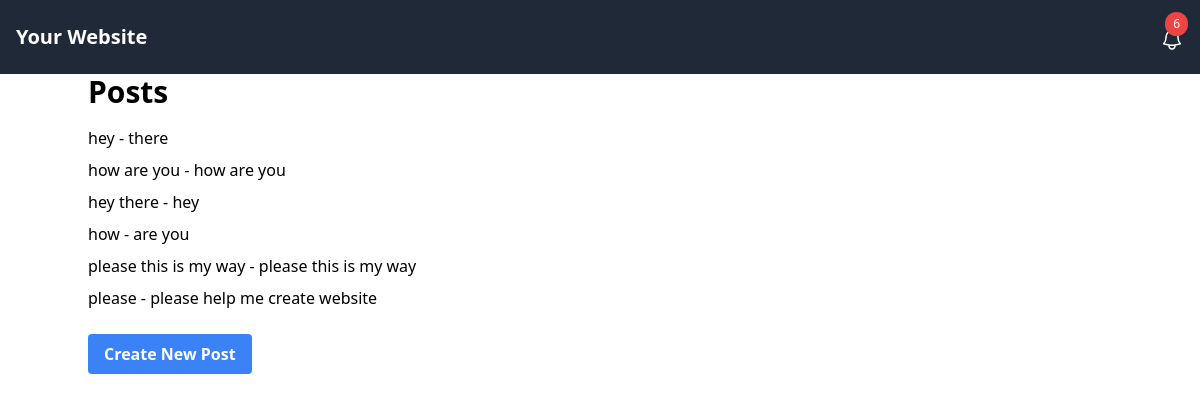
Screenshot of / (signed in) with the database file from the repository.
### core/models.py (models this page shows, shortened)
class Post(models.Model):
    creator = models.ForeignKey(Creator,on_delete = models.CASCADE)
    title = models.CharField(max_length = 200 )
    desc = models.TextField()

### core/views.py (the view)
# urls.py: path('', views.post_list, name='post_list'),
def post_list(request):
    posts = Post.objects.all()
    notifications = Notification.objects.filter(user = request.user,is_seen =False)
    return render(request, 'post_list.html', {'posts': posts,'notification':notifications.count(),'notifications':notifications})

### templates/post_list.html
{%extends 'base.html'%}
{%block content%}
<body>
    <div class="container mx-auto">
        <h1 class="text-3xl font-bold mb-4">Posts</h1>
        <ul>
            {% for post in posts %}
            <li class="mb-2">
                {{ post.title }} - {{ post.desc }}
            </li>
            {% endfor %}
        </ul>
        <a href="{% url 'post_create' %}" class="bg-blue-500 hover:bg-blue-700 text-white font-bold py-2 px-4 rounded mt-4 inline-block">Create New Post</a>
    </div>
{%endblock content%}

### templates/base.html (shortened to what this page needs)
<!DOCTYPE html>
<html lang="en">
<head>
    <link href="https://cdn.jsdelivr.net/npm/tailwindcss@2.2.19/dist/tailwind.min.css" rel="stylesheet">
</head>
<body>
    <nav class="bg-gray-800 p-4" >
        <div class="flex items-center justify-between">
            <div>
                <a href="#" class="text-white font-semibold text-xl">Your Website</a>
            </div>
            <div class="relative mt-3">
                <button  class="text-white relative" id="notificationButton">
                    <span class="absolute -top-4 -right-1 bg-red-500 rounded-full text-white px-2 py-1 text-xs" id="notificationCount">{{notification}}</span>
                </button>
            </div>
        </div>
    </nav>
    {%block content%}{%endblock content%}
</body>
</html>

### rows the page displays
Post: title "hey", desc "there"
Post: title "how are you", desc "how are you"
Post: title "hey there", desc "hey"
Post: title "how", desc "are you"
Post: title "please this is my way", desc "please this is my way"
Post: title "please", desc "please help me create website"

### other values shown
{{ notification }} "6"
